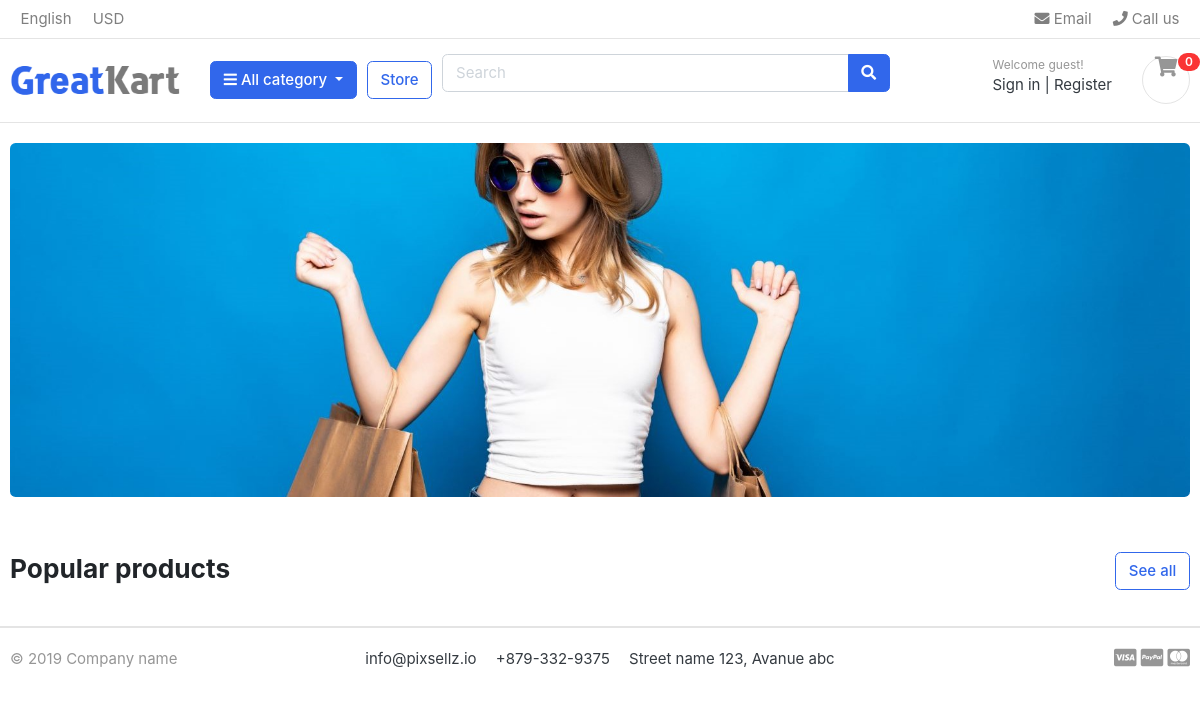
/, run on an earlier commit of the app's database.
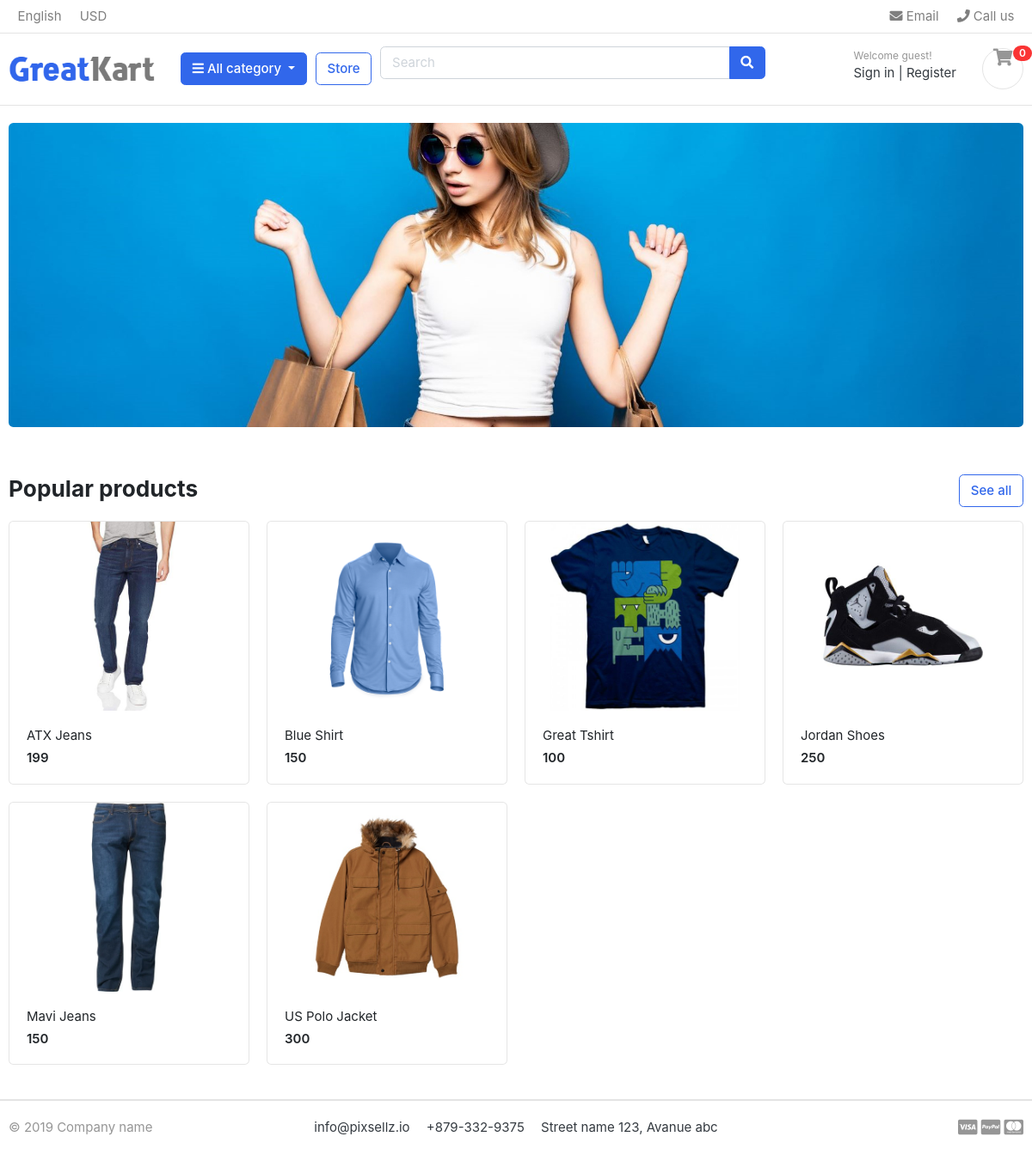
And on a later commit of the database.
### store/models.py (models this page shows, shortened)
class Product(models.Model):
    product_name = models.CharField(max_length=200, unique=True)
    slug = models.SlugField(max_length=200, unique=True)
    description = models.TextField(max_length=200, blank=True)
    price = models.IntegerField()
    images = models.ImageField(upload_to='photos/products')
    stock = models.IntegerField()
    is_available = models.BooleanField(default=True)
    category = models.ForeignKey(Category, on_delete=models.CASCADE)
    created_date = models.DateTimeField(auto_now_add=True)
    modified_date = models.DateTimeField(auto_now=True)
    def get_url(self):
        return reverse('product_detail', args=[self.category.slug, self.slug])

### greatkart/views.py (the view)
# urls.py: 2. Add a URL to urlpatterns:  path('', views.home, name='home')
def home(request):
    products = Product.objects.all().filter(is_available=True)
    context = {
        'products': products,
    }
    return render(request, 'home.html', context)

### category/context_processors.py (called while the page is built)
def menu_links(request):
    links = Category.objects.all()
    return dict(links=links)

### category/models.py (called while the page is built)
    def get_url(self):
        return reverse('products_by_category', args=[self.slug])

### templates/home.html
{% extends 'base.html' %} {% load static %} {% block content %}
<section class="section-intro padding-y-sm">
  <div class="container">
    <div class="intro-banner-wrap">
      <img
        src="{% static 'images/banners/cover.jpg'%}"
        class="img-fluid rounded"
      />
    </div>
  </div>
</section>
<section class="section-name padding-y-sm">
  <div class="container">
    <header class="section-heading">
      <a href="{% url 'store'%}" class="btn btn-outline-primary float-right"
        >See all</a
      >
      <h3 class="section-title">Popular products</h3>
    </header>
    <div class="row">
      {% for product in products%}
      <div class="col-md-3">
        <div class="card card-product-grid">
          <a href="{{product.get_url}}" class="img-wrap">
            <img src="{{product.images.url}}" />
          </a>
          <figcaption class="info-wrap">
            <a href="{{product.get_url}}" class="title"
              >{{product.product_name}}</a
            >
            <div class="price mt-1">{{product.price}}</div>
          </figcaption>
        </div>
      </div>
      {% endfor%}
    </div>
  </div>
</section>
{% endblock %}

### templates/base.html (shortened to what this page needs)
{% load static %}
<html lang="en">
  <head>
    <link
      href="{% static 'css/bootstrap.css' %}"
      rel="stylesheet"
      type="text/css"
    />
    <link
      href="{% static 'fonts/fontawesome/css/all.min.css' %}"
      type="text/css"
      rel="stylesheet"
    />
    <link href="{% static 'css/ui.css' %}" rel="stylesheet" type="text/css" />
    <link
      href="{% static 'css/responsive.css'%}"
      rel="stylesheet"
      media="only screen and (max-width: 1200px)"
    />
  </head>
  <body>
    {% include 'includes/navbar.html'%} {% block content%} {% endblock%}
    {% include 'includes/footer.html'%}
  </body>
</html>

### templates/includes/navbar.html (shortened to what this page needs)
{% load static%}
<header class="section-header">
  <nav class="navbar p-md-0 navbar-expand-sm navbar-light border-bottom">
    <div class="container">
      <div class="collapse navbar-collapse" id="navbarTop4">
        <ul class="navbar-nav mr-auto">
          <li class="nav-item dropdown">
            <a href="#" class="nav-link"> English </a>
          </li>
          <li class="nav-item dropdown">
            <a href="#" class="nav-link"> USD </a>
          </li>
        </ul>
        <ul class="navbar-nav">
          <li>
            <a href="#" class="nav-link">
              <i class="fa fa-envelope"></i> Email
            </a>
          </li>
          <li>
            <a href="#" class="nav-link">
              <i class="fa fa-phone"></i> Call us
            </a>
          </li>
        </ul>
      </div>
    </div>
  </nav>
  <section class="header-main border-bottom">
    <div class="container">
      <div class="row align-items-center">
        <div class="col-lg-2 col-md-3 col-6">
          <a href="{% url 'home' %}" class="brand-wrap">
            <img class="logo" src="{% static '/images/logo.png'%}" />
          </a>
        </div>
        <div class="col-lg col-sm col-md col-6 flex-grow-0">
          <div class="category-wrap dropdown d-inline-block float-right">
            <button
              type="button"
              class="btn btn-primary dropdown-toggle"
              data-toggle="dropdown"
            >
              <i class="fa fa-bars"></i> All category
            </button>
          </div>
        </div>
        <a href="{% url 'store' %}" class="btn btn-outline-primary">Store</a>
        <div class="col-lg col-md-6 col-sm-12 col">
          <form action="#" class="search">
            <div class="input-group w-100">
              <input
                type="text"
                class="form-control"
                style="width: 60%"
                placeholder="Search"
              />
              <div class="input-group-append">
                <button class="btn btn-primary" type="submit">
                  <i class="fa fa-search"></i>
                </button>
              </div>
            </div>
          </form>
        </div>
        <div class="col-lg-3 col-sm-6 col-8 order-2 order-lg-3">
          <div class="d-flex justify-content-end mb-3 mb-lg-0">
            <div class="widget-header">
              <small class="title text-muted">Welcome guest!</small>
              <div>
                <a href="./signin.html">Sign in</a>
                <span class="dark-transp"> | </span>
                <a href="./register.html"> Register</a>
              </div>
            </div>
            <a href="./cart" class="widget-header pl-3 ml-3">
              <div class="icon icon-sm rounded-circle border">
                <i class="fa fa-shopping-cart"></i>
              </div>
              <span class="badge badge-pill badge-danger notify">0</span>
            </a>
          </div>
        </div>
      </div>
    </div>
  </section>
</header>

### templates/includes/footer.html
{% load static%}
<footer class="section-footer border-top">
  <div class="container">
    <section class="footer-bottom border-top row">
      <div class="col-md-2">
        <p class="text-muted">&copy 2019 Company name</p>
      </div>
      <div class="col-md-8 text-md-center">
        <span class="px-2">info@pixsellz.io</span>
        <span class="px-2">+879-332-9375</span>
        <span class="px-2">Street name 123, Avanue abc</span>
      </div>
      <div class="col-md-2 text-md-right text-muted">
        <i class="fab fa-lg fa-cc-visa"></i>
        <i class="fab fa-lg fa-cc-paypal"></i>
        <i class="fab fa-lg fa-cc-mastercard"></i>
      </div>
    </section>
  </div>
</footer>

### static/css/ui.css (style rules this page uses)
html { font-family: "Inter", sans-serif; font-size: 15px; }
.img-wrap { text-align: center; display: block; }
.img-wrap img { max-width: 100%; }
.icon-xs, .icon-sm, .icon-md, .icon-lg { display: inline-block; text-align: center; flex-shrink: 0; flex-grow: 0; }
.icon-sm { width: 48px; height: 48px; line-height: 48px !important; font-size: 20px; }
.padding-y-sm { padding-top: 20px; padding-bottom: 20px; }
.section-heading { margin-bottom: 20px; margin-top: 15px; }
.section-title { color: #212529; }
p:last-child { margin-bottom: 0; }
.header-main { position: relative; padding-top: 1rem; padding-bottom: 1rem; }
.brand-wrap .logo, .navbar-brand .logo { margin-right: 7px; max-height: 42px; display: inline-block; }
.widget-header { display: inline-block; vertical-align: middle; position: relative; }
.widget-header a { color: #343a40; }
.widget-header i { color: #969696; }
.widget-header .title { display: block; }
.widget-header .notify { position: absolute; top: -3px; right: -10px; }
.footer-bottom { padding-top: 20px; padding-bottom: 20px; }
[class*=card-product] a.title { color: #212529; display: block; }
[class*=card-product] .img-wrap { overflow: hidden; position: relative; }
[class*=card-product] .img-wrap img { height: 100%; max-width: 100%; width: auto; display: inline-block; -o-object-fit: cover; object-fit: cover; }
.card-product-grid { margin-bottom: 20px; }
.card-product-grid .img-wrap { border-radius: 0.2rem 0.2rem 0 0; height: 220px; }
.card-product-grid .info-wrap { overflow: hidden; padding: 18px 20px; }
.card .img-wrap { overflow: hidden; }
.notify { position: absolute; top: -4px; right: -10px; display: inline-block; padding: 0.25em 0.6em; font-size: 12px; line-height: 1; text-align: center; border-radius: 3rem; color: #fff; background-color: #fa3434; }
.price { font-weight: 600; color: #212529; }

What changed in the data, as far as the page shows it:
added Product: images (picture), product_name "ATX Jeans", price "199"
added Product: images (picture), product_name "Blue Shirt", price "150"
added Product: images (picture), product_name "Great Tshirt", price "100"
added Product: images (picture), product_name "Jordan Shoes", price "250"
added Product: images (picture), product_name "Mavi Jeans", price "150"
added Product: images (picture), product_name "US Polo Jacket", price "300"
